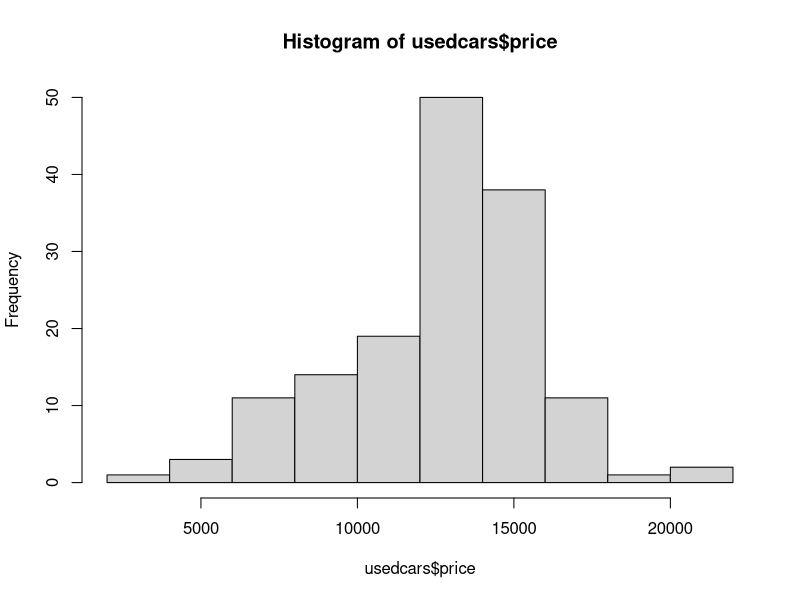
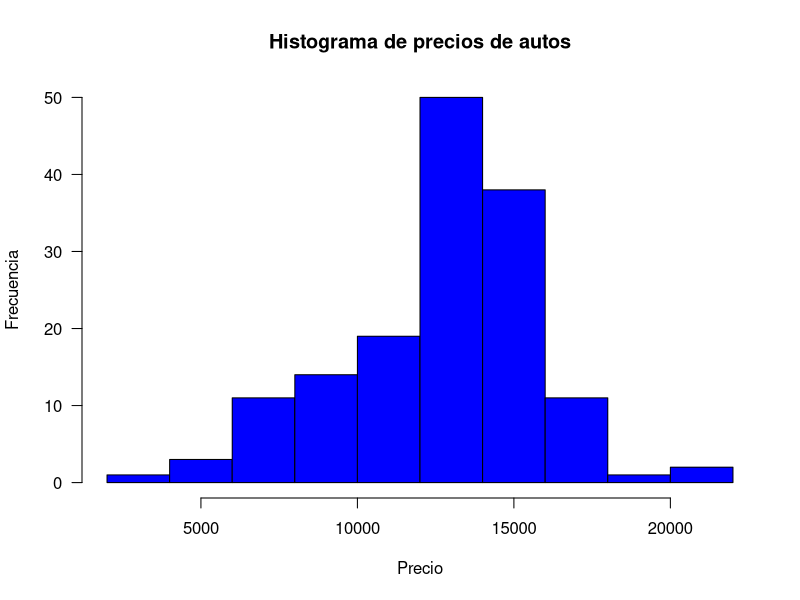
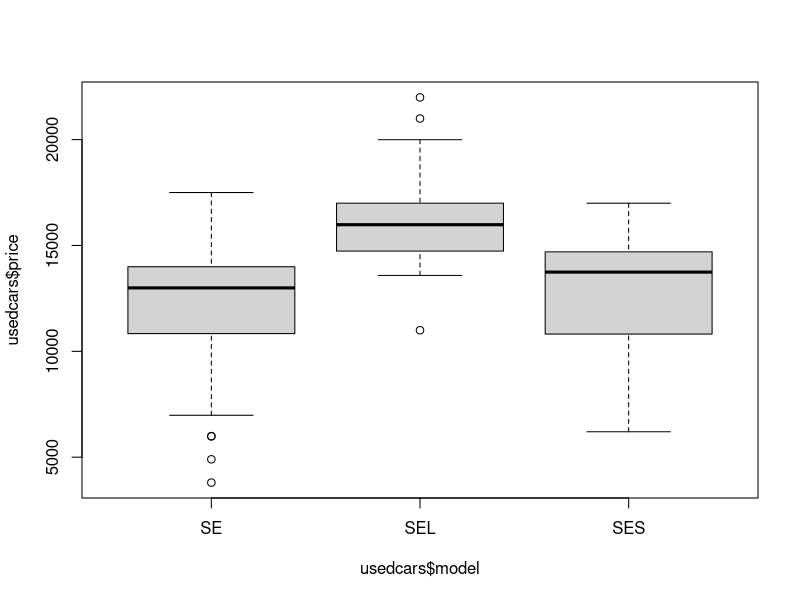
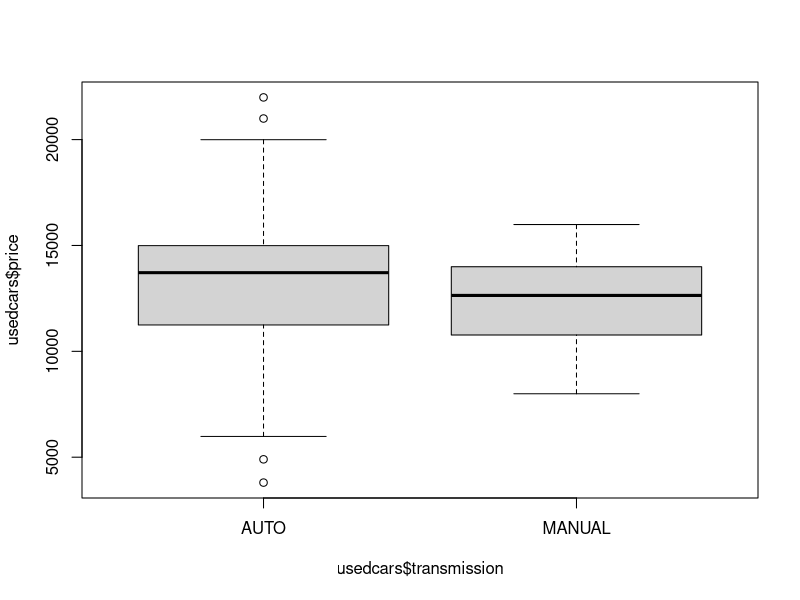
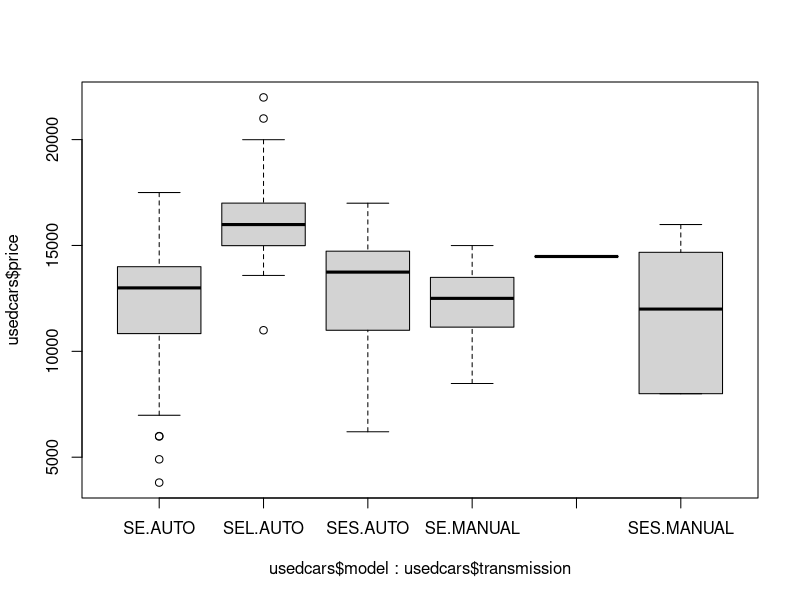
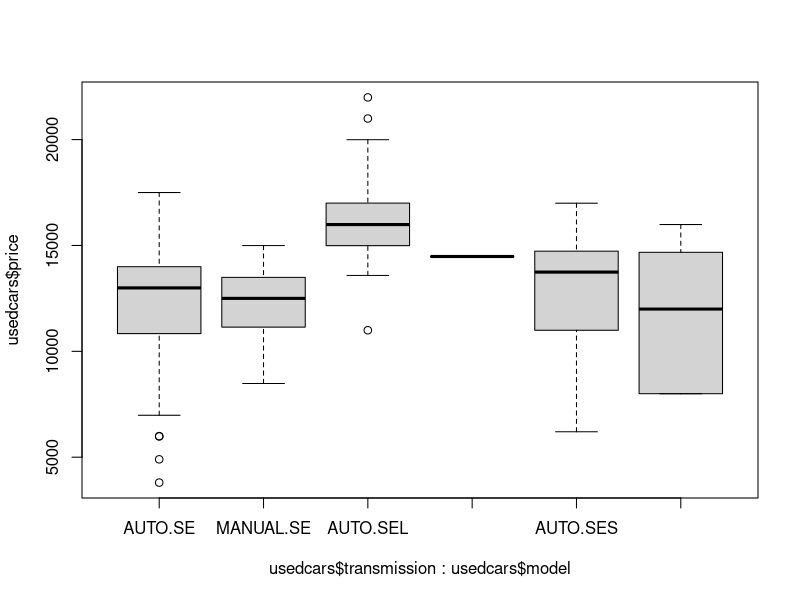
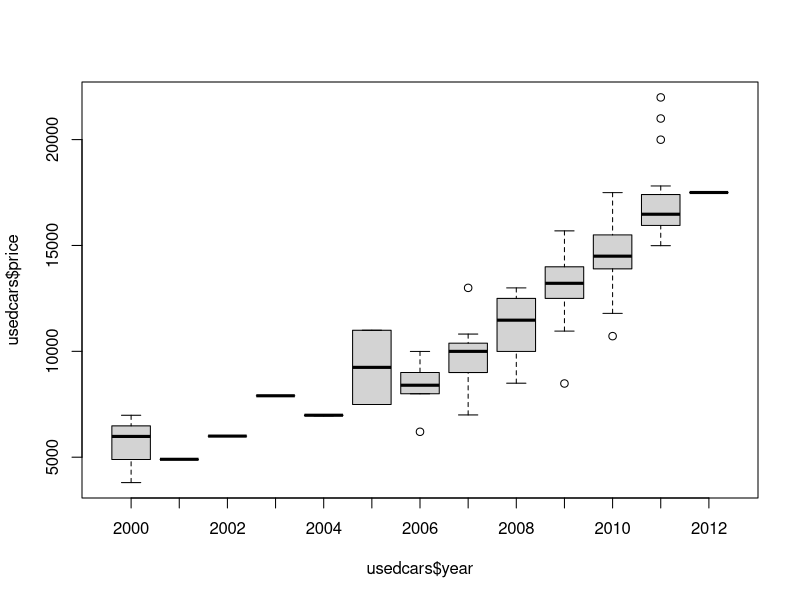
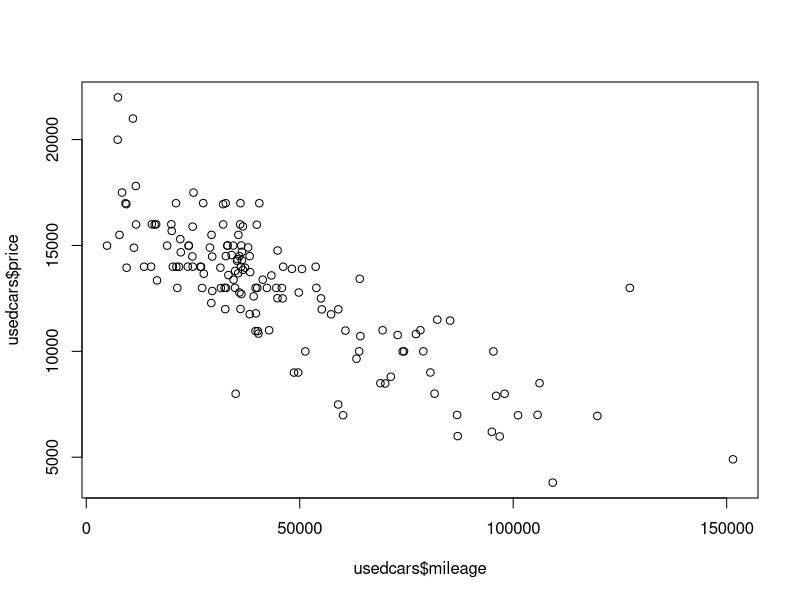

These charts were generated, in order, by the following R code:
dato <- 97
print(dato)
## guardar dato tipo caracter
nombre <- "Piura"

usedcars <- read.csv("data/usedcars.csv", sep = ";")

# extraer la columna 3
usedcars[, 3]

# extraer la fila 3
usedcars[3, ]

# extraer la columna precio
usedcars$price

# guardar un objeto precio
precios <- usedcars$price

# transformar una variable
precios2 <- precios * 3.8

# operaciones
logprecio <- log(precios)

# resumenes estadisticos
mean(precios)
sd(precios)
min(precios)
max(precios)

summary(precios)

# extraer precios de los autos más nuevos
years <- usedcars$year
summary(years)

precios[years > 2010]

# extraer columnas, c es para concatenar
usedcars[c("year", "price")]

usedcars[c("year" > 2010, "model" == "SEL")]

# filtrar y luego extraer
id <- which(usedcars$year > 2010 & usedcars$model == "SEL")

# resumen estadisticos de cada variable
usedcars[id, ]
summary(usedcars)

usedcars$model <- factor(usedcars$model)
usedcars$color <- factor(usedcars$color)
usedcars$transmission <- factor(usedcars$transmission)


##################### -----Visualizaciones

# Histograma

hist(usedcars$price)

# ggplot2 para graficas profesionales

hist(usedcars$price,
     las = 1, col = "blue",
     main = "Histograma de precios de autos",
     xlab = "Precio", ylab = "Frecuencia"
)


##########################################################
## 09.04.2022
# caja bigote
boxplot(usedcars$price ~ usedcars$model)
boxplot(usedcars$price ~ usedcars$transmission)
boxplot(usedcars$price ~ usedcars$model * usedcars$transmission)

boxplot(usedcars$price ~ usedcars$transmission * usedcars$model)
boxplot(usedcars$price ~ usedcars$year)

# grafico de dispersion
plot(usedcars$mileage, usedcars$price)

plot(usedcars$year, usedcars$price)

plot(usedcars$mileage, usedcars$price, pch = 19, col = usedcars$model)
plot(usedcars$mileage, usedcars$price, pch = 19, col = usedcars$transmission)

# matriz de dispersion
pairs(usedcars[, c(1, 3, 4)])
pairs(usedcars[c("year", "price", "mileage")])

cor(usedcars$mileage, usedcars$price)
cor(usedcars[, c(1, 3, 4)])